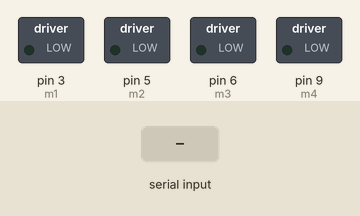
A sketch run on a simulated Arduino Uno, built with avr-gcc and run on an emulated ATmega328P. On the bench: switched loads named in the sketch (green lamp = pin HIGH). Inputs (shaded band) come from the test bench. What the sketch prints to the serial monitor is not drawn.

Above: at 1.2 s.
1.3 s: "90,45\n" received over Serial
At 2.1 s:
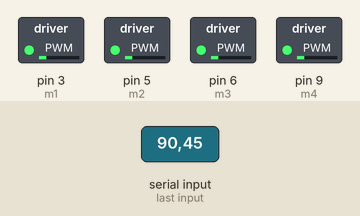
3.8 s: "30,150\n" received over Serial
At 4.2 s:
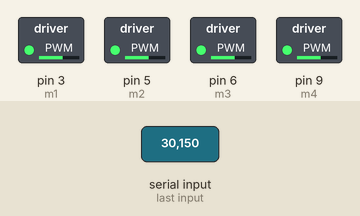
6.3 s: "200\n" received over Serial
At 7.1 s:
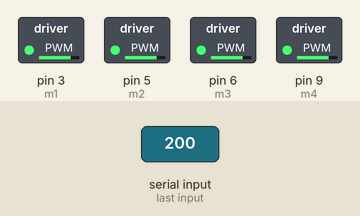
Timing chart, 0 to 9.3 s (numbered marks = the images above; inputs shaded):
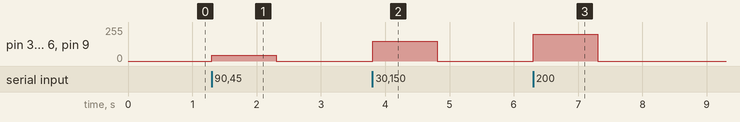

Measured:
- after the input at 1.3 s, pin 3 (m1), pin 5 (m2), pin 6 (m3), pin 9 (m4): 0/255 → 45/255 at once, → 0/255 1.0 s later
- after the input at 3.8 s, pin 3 (m1), pin 5 (m2), pin 6 (m3), pin 9 (m4): 0/255 → 150/255 at once, → 0/255 1.0 s later
- after the input at 6.3 s, pin 3 (m1), pin 5 (m2), pin 6 (m3), pin 9 (m4): 0/255 → 200/255 at once, → 0/255 1.0 s later

The sketch:

motorDeneme1.ino
```cpp
int m1 = 3, m2 = 5, m3 = 6, m4 = 9;

void setup()
{
  pinMode(m1, OUTPUT);
  pinMode(m2, OUTPUT);
  pinMode(m3, OUTPUT);
  pinMode(m4, OUTPUT);
  Serial.begin(9600);
  while (! Serial);
  Serial.println("Speed 0 to 255");
}


void loop()
{
  if (Serial.available())
  {
    int speed = Serial.parseInt();
    if (speed >= 0 && speed <= 255)
    {
      analogWrite(m1, speed);
      analogWrite(m2, speed);
      analogWrite(m3, speed);
      analogWrite(m4, speed);
    }
  }
}
```
